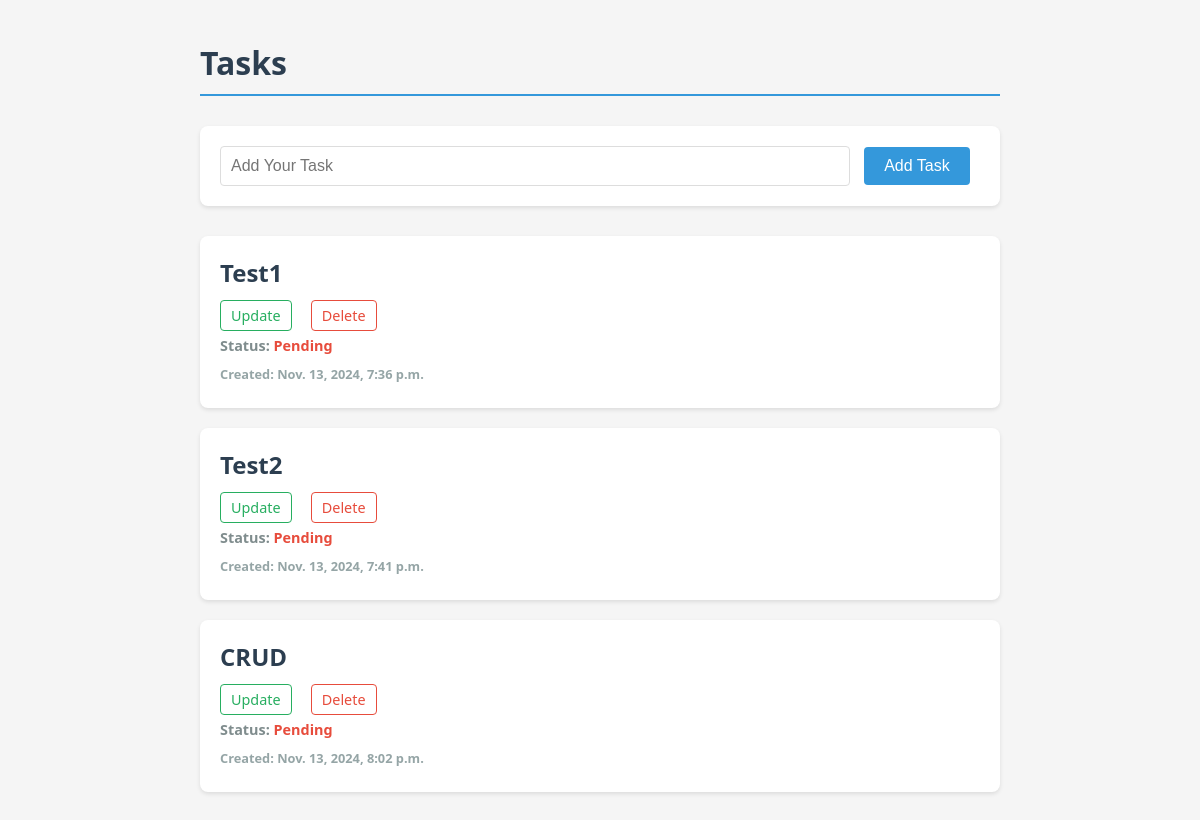
Before: / with the older database file.
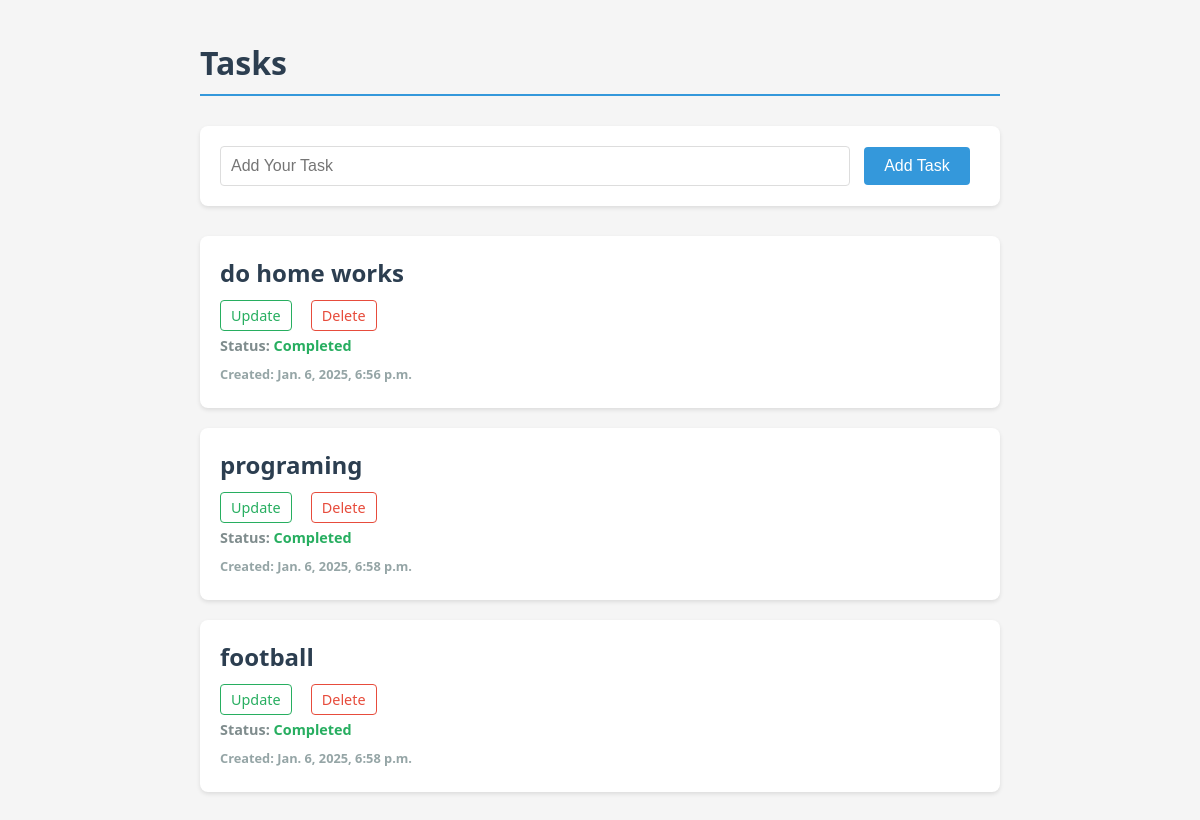
After: the same page with the newer database file.
### core/models.py (models this page shows)
class Task(models.Model):
    title = models.CharField(max_length=200)
    completed = models.BooleanField(default=False)
    created_at = models.DateTimeField(auto_now_add=True)
    def __str__(self):
        return self.title

### core/views.py (the view)
# urls.py: path("", index, name="index"),
def index(request):
    form = TaskForm
    tasks = Task.objects.all()
    if request.method == "POST":
        form = TaskForm(request.POST)
        if form.is_valid():
            form.save()
        return redirect("/")
    return render(request,"tasks.html", context={
        "tasks":tasks,
        "TaskForm":form,
    })

### core/templates/tasks.html (shortened to what this page needs)
<!DOCTYPE html>
<html>
<head>
</head>
<body>
    <h1>Tasks</h1>
    <form action="/" method="post">
        {{ TaskForm.title }}
        <input type="submit" class="btn" name="createtask" value="Add Task">
    </form>
    {% for task in tasks %}
    <div class="task-card">
        <h2>{{task}}</h2>
        <div class="action-links">
            <a href="{% url 'update' task.id %}" class="update-link">Update</a>
            <a href="{% url 'delete' task.id %}" class="delete-link">Delete</a>
        </div>
        <h3>Status: <span class="completed-{% if task.completed %}true{% else %}false{% endif %}">
                {% if task.completed %}Completed{% else %}Pending{% endif %}
            </span></h3>
        <h4>Created: {{task.created_at}}</h4>
    </div>
    {% endfor %}
</body>
</html>

### core/templates/tasks.html (style rules this page uses)
body { font-family: 'Segoe UI', Tahoma, Geneva, Verdana, sans-serif; max-width: 800px; margin: 0 auto; padding: 20px; background-color: #f5f5f5; }
h1 { color: #2c3e50; border-bottom: 2px solid #3498db; padding-bottom: 10px; margin-bottom: 30px; }
form { background: white; padding: 20px; border-radius: 8px; box-shadow: 0 2px 4px rgba(0, 0, 0, 0.1); margin-bottom: 30px; }
input[type="text"] { width: 80%; padding: 10px; border: 1px solid #ddd; border-radius: 4px; font-size: 16px; margin-right: 10px; }
.btn { background-color: #3498db; color: white; border: none; padding: 10px 20px; border-radius: 4px; cursor: pointer; font-size: 16px; transition: background-color 0.3s; }
.task-card { background: white; padding: 20px; border-radius: 8px; box-shadow: 0 2px 4px rgba(0, 0, 0, 0.1); margin-bottom: 20px; }
.task-card h2 { color: #2c3e50; margin: 0 0 15px 0; }
.task-card h3 { color: #7f8c8d; font-size: 0.9em; margin: 10px 0; }
.task-card h4 { color: #95a5a6; font-size: 0.8em; margin: 5px 0; }
.action-links { margin-top: 10px; }
.action-links a { text-decoration: none; margin-right: 15px; padding: 5px 10px; border-radius: 4px; font-size: 0.9em; transition: all 0.3s; }
.update-link { color: #27ae60; border: 1px solid #27ae60; }
.delete-link { color: #e74c3c; border: 1px solid #e74c3c; }
.completed-true { color: #27ae60; }

Changed rows visible on the page:
removed Task: title "Test1", completed "Pending", created_at "Nov. 13, 2024, 7:36 p.m."
removed Task: title "Test2", completed "Pending", created_at "Nov. 13, 2024, 7:41 p.m."
removed Task: title "CRUD", completed "Pending", created_at "Nov. 13, 2024, 8:02 p.m."
added Task: title "do home works", completed "Completed", created_at "Jan. 6, 2025, 6:56 p.m."
added Task: title "programing", completed "Completed", created_at "Jan. 6, 2025, 6:58 p.m."
added Task: title "football", completed "Completed", created_at "Jan. 6, 2025, 6:58 p.m."
